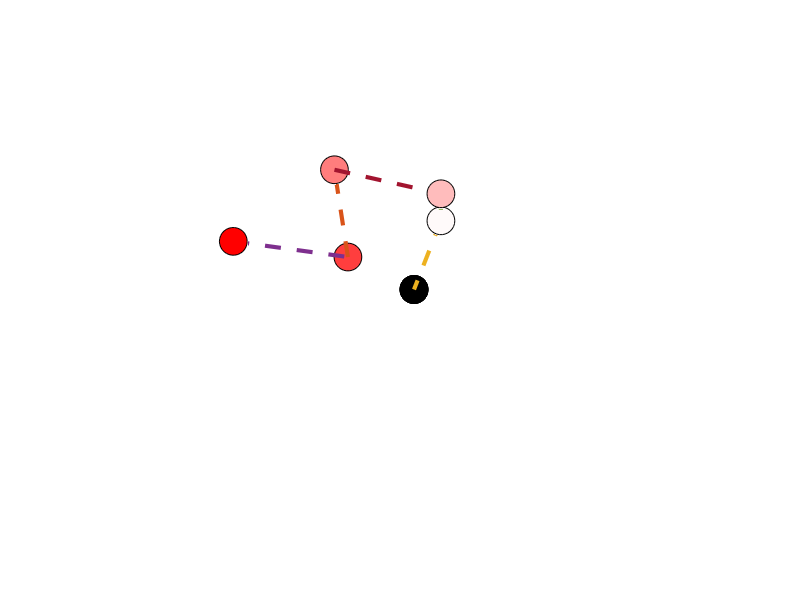

Write the MATLAB code that produced this figure.
%% ThreeDim_Diffusion.m
% 3D simulation of random walk diffusion

%% Initialization
NumIons = 1; % number of atoms
Time = 5; % iterations
Boundary = 10; % boundary
%step = zeros(N,3,T);
x = zeros(NumIons,1); % x position of ions
y = zeros(NumIons,1); % y position of ions
z = zeros(NumIons,1); % z position of ions
r = 6; % radius length; spherical coordinates

% color legend for 3D illustration of random walk; for poster
red = [1,0,0];
pink = [255, 250, 250]/255;
colors_p = [linspace(red(1), pink(1), Time)', linspace(red(2), pink(2), Time)', linspace(red(3), pink(3), Time)'];
C = Time;

%% Main Algorithm
for i = 1:Time
    
    t = rand(NumIons,1)*(2*pi); % random theta
    p = rand(NumIons,1)*(pi); % random rho
    
    x1 = x; % dummy 
    y1 = y; % dummy
    z1 = z; % dummy
    
    % Random walk implemented using spherical coordinates
    x = x + r.*cos(t).*sin(p);
    y = y + r.*sin(t).*sin(p);
    z = z + r.*cos(p);
   
    % Enforcing boundary conditions; for ions to stay within specified
    % domain, reflective boundaries
    for j = 1:NumIons
        
        % diffx, diffy, diffz denote the distance from boundary to current
        % position of ion and will reflect it according to this distance.
        
        if x(j) >= Boundary
            diffx = abs(x(j)-Boundary);
            x(j) = Boundary - diffx;
        elseif x(j) <= -Boundary
            diffx = abs(x(j)-(-Boundary));
            x(j) = -Boundary + diffx;
        elseif y(j) >= Boundary
            diffy = abs(y(j)-Boundary);
            y(j) = Boundary- diffy;
        elseif y <= -Boundary
            diffy = abs(y-(-Boundary));
            y = -Boundary + diffy;
        elseif z(j) >= Boundary
            diffz = abs(z(j)-Boundary);
            z(j) = Boundary-diffz;
        elseif z(j) <= -Boundary
            diffz = abs(z(j)-(-Boundary));
            z(j) = -Boundary + diffz;
        end
        
    end
    
    % plot diagram
    x = round(x);
    y = round(y);
    z = round(z);
    x1 = round(x1);
    y1 = round(y1);
    z1 = round(z1);
    %plot3(x,y,z,'.', 'Markersize', '10', 'MarkerEdgeColor', 'r');
    plot3(0,0,0, 'o', 'MarkerSize', 20, 'MarkerEdgeColor', 'k', 'MarkerFaceColor', 'k');
    hold on
    plot3(x,y,z, 'o', 'Markersize', 20, 'MarkerEdgeColor', 'k', 'MarkerFaceColor',colors_p(C,:));
    hold on
    line([x x1], [y y1], [z z1], 'linewidth', 3, 'LineStyle', '--');
    axis([-Boundary Boundary -Boundary Boundary -Boundary Boundary]);
    axis off
    C = C-1;
    ax = gca;
    get(ax, 'fontSize');
    set(ax, 'fontSize', 12);
    fh = figure(1);
    set(fh, 'color', 'white');
    F = getframe;
    
end

movie(F)
